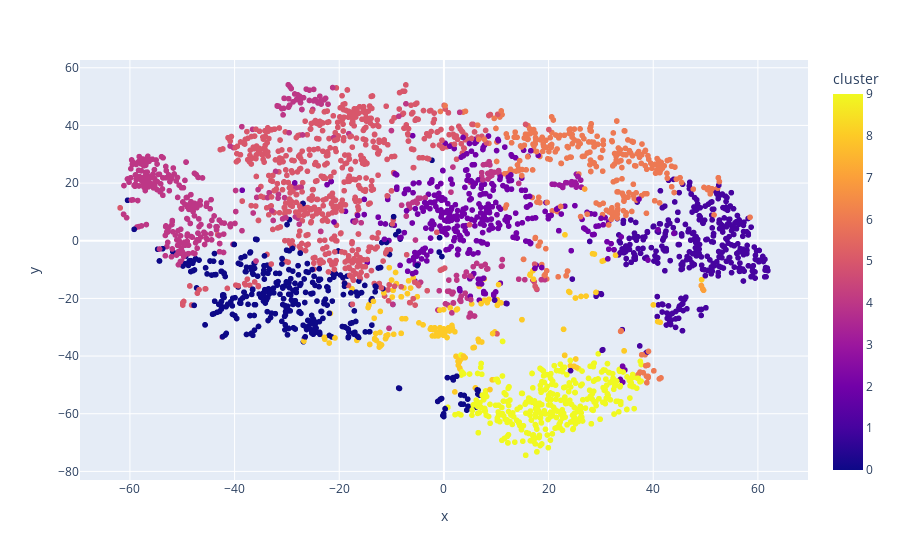

The code cell stored with this chart in its notebook:
### Code cell
# Visualizing the Clusters with t-SNE

from sklearn.manifold import TSNE

tsne_pipeline = Pipeline([('scaler', StandardScaler()), ('tsne', TSNE(n_components=2, verbose=1))])
genre_embedding = tsne_pipeline.fit_transform(X)
projection = pd.DataFrame(columns=['x', 'y'], data=genre_embedding)
projection['genres'] = genre_data['genres']
projection['cluster'] = genre_data['cluster']

fig = px.scatter(
    projection, x='x', y='y', color='cluster', hover_data=['x', 'y', 'genres'])
fig.show()

### Figure 1 — Plotly figure (JSON) as saved in the notebook; plotly's stock layout.template omitted (floating-point values rounded to 4 significant figures; data arrays with more than 128 entries replaced by an {"elided": "..."} marker saying what was removed)
{"data": [{"customdata": {"elided": "2973x1 str values"}, "hovertemplate": "x=%{x}<br>y=%{y}<br>genres=%{customdata[0]}<br>cluster=%{marker.color}<extra></extra>", "legendgroup": "", "marker": {"color": {"elided": "2973 int values"}, "coloraxis": "coloraxis", "symbol": "circle"}, "mode": "markers", "name": "", "showlegend": false, "x": {"elided": "2973 float values"}, "xaxis": "x", "y": {"elided": "2973 float values"}, "yaxis": "y", "type": "scattergl"}], "layout": {"xaxis": {"anchor": "y", "domain": [0, 1], "title": {"text": "x"}}, "yaxis": {"anchor": "x", "domain": [0, 1], "title": {"text": "y"}}, "coloraxis": {"colorbar": {"title": {"text": "cluster"}}, "colorscale": [[0, "#0d0887"], [0.1111, "#46039f"], [0.2222, "#7201a8"], [0.3333, "#9c179e"], [0.4444, "#bd3786"], [0.5556, "#d8576b"], [0.6667, "#ed7953"], [0.7778, "#fb9f3a"], [0.8889, "#fdca26"], [1, "#f0f921"]]}, "legend": {"tracegroupgap": 0}, "margin": {"t": 60}}}
